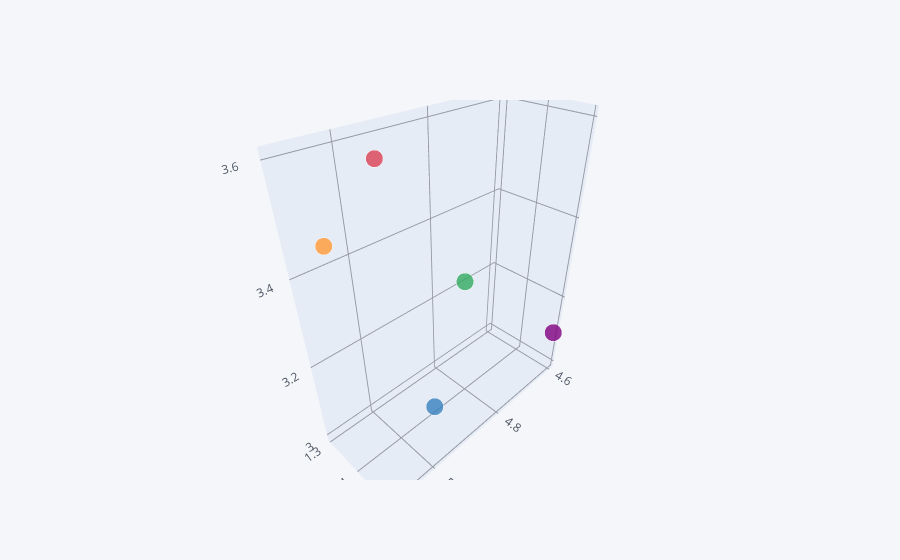

The cell this chart's notebook holds for it:
### Code cell
df.head().iplot(kind='scatter3d',x='SepalLengthCm',y='PetalLengthCm',z='SepalWidthCm')

### Figure 1 — Plotly figure (JSON) as saved in the notebook; plotly's stock layout.template omitted (floating-point values rounded to 4 significant figures)
{"data": [{"marker": {"color": ["rgba(255, 153, 51, 1.0)", "rgba(55, 128, 191, 1.0)", "rgba(50, 171, 96, 1.0)", "rgba(128, 0, 128, 1.0)", "rgba(219, 64, 82, 1.0)"], "opacity": 0.8, "size": [12, 12, 12, 12, 12], "symbol": "circle"}, "mode": "markers", "text": ["0", "1", "2", "3", "4"], "type": "scatter3d", "x": [5.1, 4.9, 4.7, 4.6, 5], "y": [1.4, 1.4, 1.3, 1.5, 1.4], "z": [3.5, 3, 3.2, 3.1, 3.6]}], "layout": {"legend": {"bgcolor": "#F5F6F9", "font": {"color": "#4D5663"}}, "paper_bgcolor": "#F5F6F9", "plot_bgcolor": "#F5F6F9", "scene": {"xaxis": {"gridcolor": "#9499A3", "showgrid": true, "tickfont": {"color": "#4D5663"}, "title": {"font": {"color": "#4D5663"}, "text": ""}, "zerolinecolor": "#9499A3"}, "yaxis": {"gridcolor": "#9499A3", "showgrid": true, "tickfont": {"color": "#4D5663"}, "title": {"font": {"color": "#4D5663"}, "text": ""}, "zerolinecolor": "#9499A3"}, "zaxis": {"gridcolor": "#9499A3", "showgrid": true, "tickfont": {"color": "#4D5663"}, "title": {"font": {"color": "#4D5663"}, "text": ""}, "zerolinecolor": "#9499A3"}}, "title": {"font": {"color": "#4D5663"}}}}
